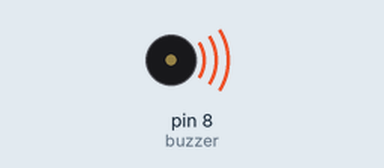
Bench run of a sketch on a simulated Arduino Uno, built with avr-gcc and run on an emulated ATmega328P. On the bench: buzzer (waves = sounding).

Above: at 3.3 s.
At 5.6 s:
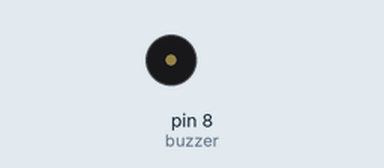
Timing chart, 0 to 7.1 s (numbered marks = the images above):
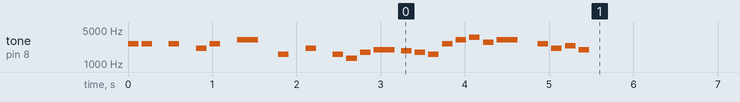

The sketch:

Mario.ino
```cpp
/*
====================================================

Gerekli Malzemeler:
| Malzeme         | Adet | Açıklama           |
|-----------------|------|--------------------|
| Arduino Uno/Nano| 1    | Mikrodenetleyici   |
| Piezo Buzzer    | 1    | Ses çıkışı         |
| Jumper Kablo    | 2    | Bağlantı için      |
| Breadboard      | 1    | Devre kurmak için  |

🔌 Bağlantılar:
| Buzzer Ucu     | Arduino Pini |
|----------------|---------------|
| + (Uzun bacak) | 8             |
| - (Kısa bacak) | GND           |

====================================================
*/

#define NOTE_B0 31
#define NOTE_C1 33
#define NOTE_CS1 35
#define NOTE_D1 37
#define NOTE_DS1 39
#define NOTE_E1 41
#define NOTE_F1 44
#define NOTE_FS1 46
#define NOTE_G1 49
#define NOTE_GS1 52
#define NOTE_A1 55
#define NOTE_AS1 58
#define NOTE_B1 62
#define NOTE_C2 65
#define NOTE_CS2 69
#define NOTE_D2 73
#define NOTE_DS2 78
#define NOTE_E2 82
#define NOTE_F2 87
#define NOTE_FS2 93
#define NOTE_G2 98
#define NOTE_GS2 104
#define NOTE_A2 110
#define NOTE_AS2 117
#define NOTE_B2 123
#define NOTE_C3 131
#define NOTE_CS3 139
#define NOTE_D3 147
#define NOTE_DS3 156
#define NOTE_E3 165
#define NOTE_F3 175
#define NOTE_FS3 185
#define NOTE_G3 196
#define NOTE_GS3 208
#define NOTE_A3 220
#define NOTE_AS3 233
#define NOTE_B3 247
#define NOTE_C4 262
#define NOTE_CS4 277
#define NOTE_D4 294
#define NOTE_DS4 311
#define NOTE_E4 330
#define NOTE_F4 349
#define NOTE_FS4 370
#define NOTE_G4 392
#define NOTE_GS4 415
#define NOTE_A4 440
#define NOTE_AS4 466
#define NOTE_B4 494
#define NOTE_C5 523
#define NOTE_CS5 554
#define NOTE_D5 587
#define NOTE_DS5 622
#define NOTE_E5 659
#define NOTE_F5 698
#define NOTE_FS5 740
#define NOTE_G5 784
#define NOTE_GS5 831
#define NOTE_A5 880
#define NOTE_AS5 932
#define NOTE_B5 988
#define NOTE_C6 1047
#define NOTE_CS6 1109
#define NOTE_D6 1175
#define NOTE_DS6 1245
#define NOTE_E6 1319
#define NOTE_F6 1397
#define NOTE_FS6 1480
#define NOTE_G6 1568
#define NOTE_GS6 1661
#define NOTE_A6 1760
#define NOTE_AS6 1865
#define NOTE_B6 1976
#define NOTE_C7 2093
#define NOTE_CS7 2217
#define NOTE_D7 2349
#define NOTE_DS7 2489
#define NOTE_E7 2637
#define NOTE_F7 2794
#define NOTE_FS7 2960
#define NOTE_G7 3136
#define NOTE_GS7 3322
#define NOTE_A7 3520
#define NOTE_AS7 3729
#define NOTE_B7 3951
#define NOTE_C8 4186
#define NOTE_CS8 4435
#define NOTE_D8 4699
#define NOTE_DS8 4978

#define REST 0

int buzzer = 8;

// Super Mario Bros ana tema notaları
int melody[] = {
  NOTE_E7, NOTE_E7, REST, NOTE_E7, REST, NOTE_C7, NOTE_E7, REST,
  NOTE_G7, REST, NOTE_G6, REST, NOTE_C7, REST, NOTE_G6, NOTE_E6,
  NOTE_A6, NOTE_B6, NOTE_AS6, NOTE_A6, NOTE_G6, NOTE_E7, NOTE_G7,
  NOTE_A7, NOTE_F7, NOTE_G7, REST, NOTE_E7, NOTE_C7, NOTE_D7, NOTE_B6
};

// Nota süreleri (4 = çeyrek, 8 = sekizlik)
int noteDurations[] = {
  8, 8, 8, 8, 8, 8, 8, 8,
  4, 8, 8, 8, 8, 8, 8, 8,
  8, 4, 8, 8, 8, 8, 8,
  8, 8, 4, 8, 8, 8, 8, 8
};

void setup() {
  for (int thisNote = 0; thisNote < 31; thisNote++) {
    int noteDuration = 1000 / noteDurations[thisNote];
    int note = melody[thisNote];
    if (note != REST) {
      tone(buzzer, note, noteDuration);
    }
    int pauseBetweenNotes = noteDuration * 1.30;
    delay(pauseBetweenNotes);
    noTone(buzzer);
  }
}

void loop() {
  // Müzik yalnızca bir kez çalacak.
}
```
